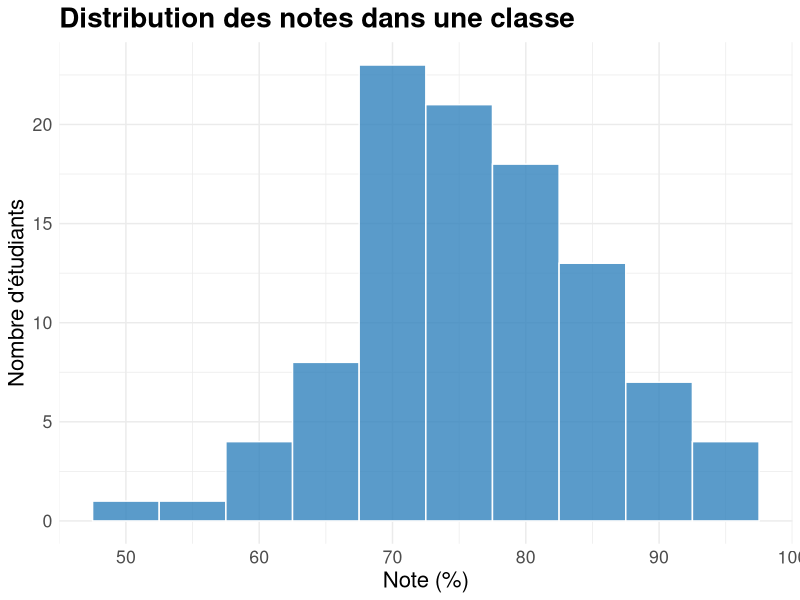
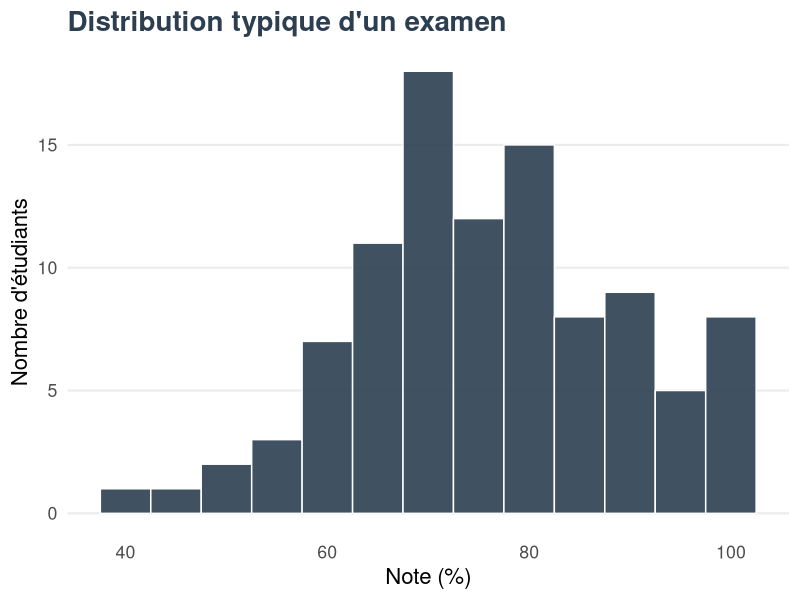
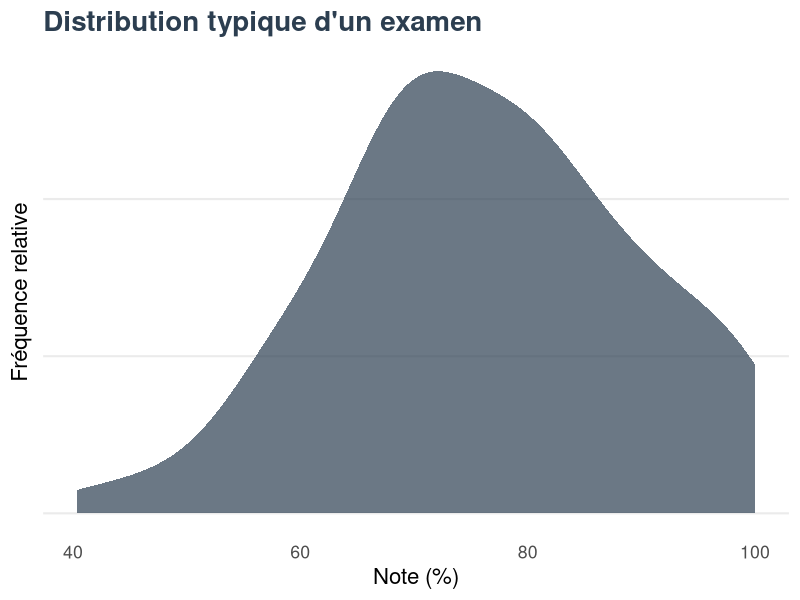
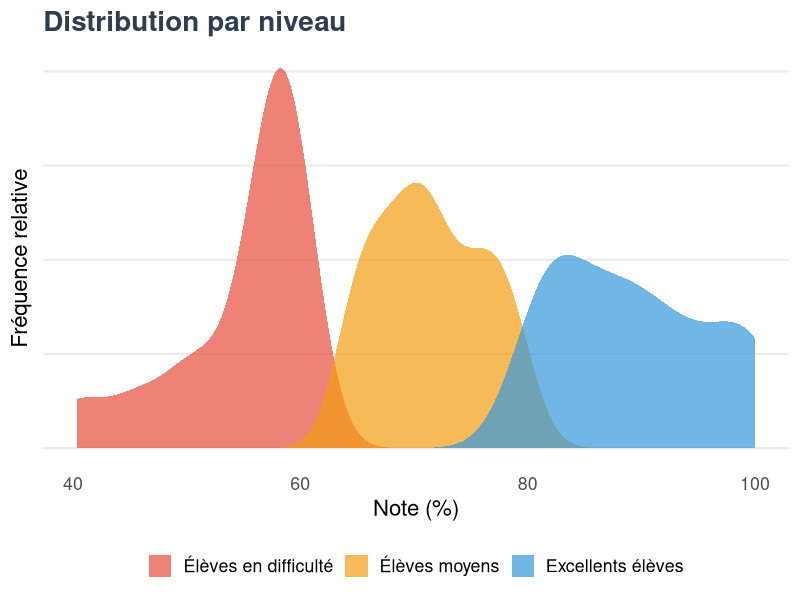
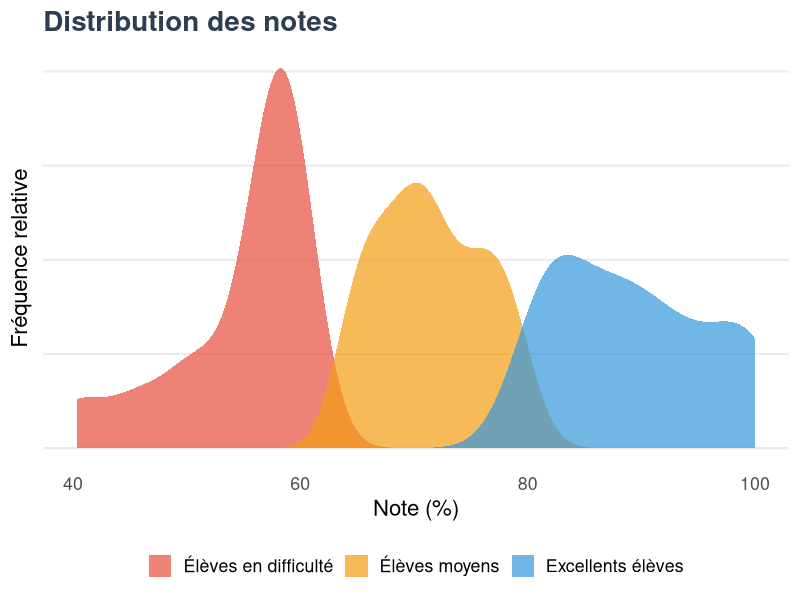
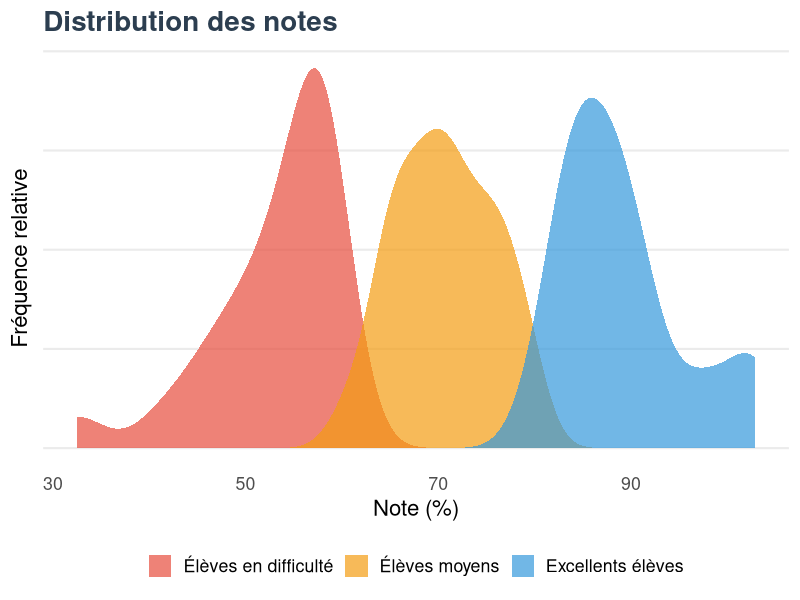
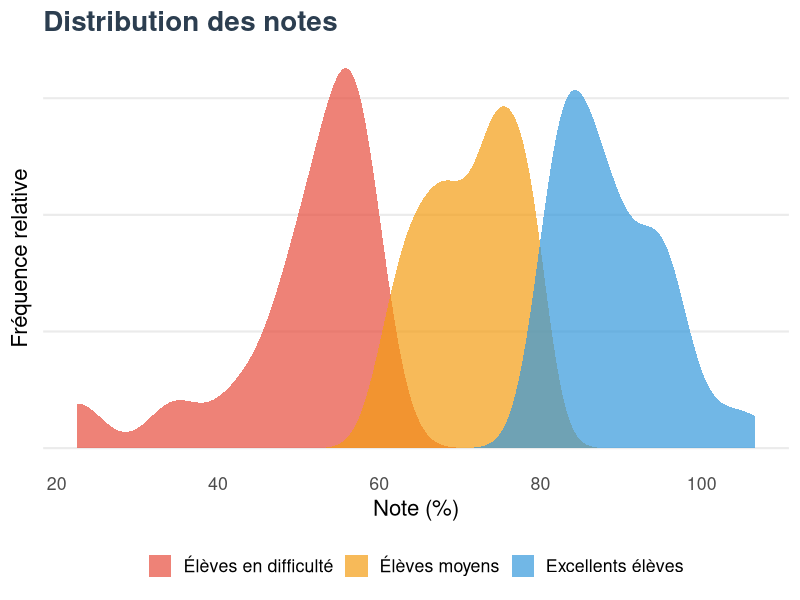
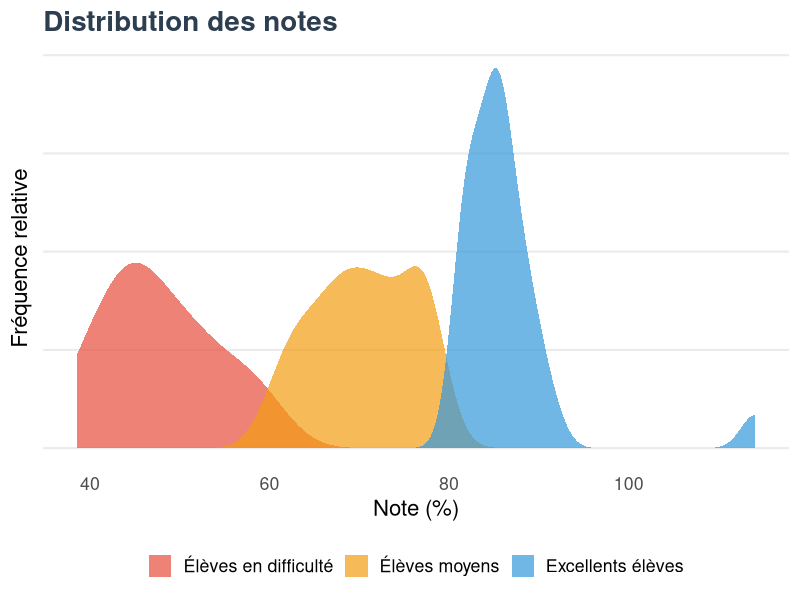

The R source for these figures, in order:
## ---- chunk 1
#| echo: false
#| fig-align: center
library(ggplot2)

# Simuler des notes d'examen
set.seed(123)
notes <- data.frame(
  Note = rnorm(100, mean = 75, sd = 10)
)

ggplot(notes, aes(x = Note)) +
  geom_histogram(binwidth = 5, fill = "#3182bd", color = "white", alpha = 0.8) +
  labs(
    title = "Distribution des notes dans une classe",
    x = "Note (%)",
    y = "Nombre d'étudiants"
  ) +
  theme_minimal() +
  theme(
    text = element_text(size = 16),
    plot.title = element_text(size = 20, face = "bold")
  )
## ---- chunk 2
#| echo: false
#| fig-align: center
library(ggplot2)

# Simuler les données
set.seed(123)
n_students <- 100
performance <- rnorm(n_students, mean = 75, sd = 15)
# S'assurer que les notes restent entre 0 et 100
performance <- pmax(0, pmin(100, performance))

# Theme commun
custom_theme <- theme_minimal(base_size = 16) +
  theme(
    plot.title = element_text(face = "bold", size = 20, color = "#2c3e50"),
    panel.grid.minor = element_blank(),
    panel.grid.major.x = element_blank(),
    legend.position = "bottom",
    legend.title = element_blank()
  )

# Version avec histogramme
ggplot(data.frame(Score = performance), aes(x = Score)) +
  geom_histogram(binwidth = 5, fill = "#2c3e50", color = "white", alpha = 0.9) +
  scale_y_continuous(breaks = seq(0, 30, 5)) +
  labs(
    x = "Note (%)",
    y = "Nombre d'étudiants",
    title = "Distribution typique d'un examen"
  ) +
  custom_theme
## ---- chunk 3
#| echo: false
#| fig-align: center

# Version avec une seule distribution de densité
ggplot(data.frame(Score = performance), aes(x = Score)) +
  geom_density(fill = "#2c3e50", alpha = 0.7, color = NA) +
  scale_y_continuous(labels = NULL) + # Cacher les chiffres confus
  labs(
    x = "Note (%)",
    y = "Fréquence relative",
    title = "Distribution typique d'un examen"
  ) +
  custom_theme +
  theme(axis.ticks.y = element_blank())
## ---- chunk 4
#| echo: false
#| fig-align: center

# Créer les groupes
data <- data.frame(
  Score = performance,
  Groupe = cut(performance, 
              breaks = c(-Inf, 60, 80, Inf),
              labels = c("Élèves en difficulté", "Élèves moyens", "Excellents élèves"),
              include.lowest = TRUE)
)

# Couleurs plus modernes
# Rouge (Difficulté), Jaune/Or (Moyen), Bleu (Excellent)
colors <- c("#e74c3c", "#f39c12", "#3498db")

ggplot(data, aes(x = Score, fill = Groupe)) +
  geom_density(alpha = 0.7, color = NA) +
  scale_fill_manual(values = colors) +
  scale_y_continuous(labels = NULL) +
  labs(
    x = "Note (%)",
    y = "Fréquence relative",
    title = "Distribution par niveau"
  ) +
  custom_theme +
  theme(axis.ticks.y = element_blank())
## ---- chunk 5
#| echo: false
#| fig-align: center

# Theme commun (copié pour assurer la cohérence)
custom_theme <- theme_minimal(base_size = 16) +
  theme(
    plot.title = element_text(face = "bold", size = 20, color = "#2c3e50"),
    panel.grid.minor = element_blank(),
    panel.grid.major.x = element_blank(),
    legend.position = "bottom",
    legend.title = element_blank(),
    axis.text.y = element_blank(),
    axis.ticks.y = element_blank()
  )
colors <- c("#e74c3c", "#f39c12", "#3498db")

# Même distribution pour une bonne question
ggplot(data, aes(x = Score, fill = Groupe)) +
  geom_density(alpha = 0.7, color = NA) +
  scale_fill_manual(values = colors) +
  labs(
    x = "Note (%)",
    y = "Fréquence relative",
    title = "Distribution des notes"
  ) +
  custom_theme
## ---- chunk 6
#| echo: false
#| fig-align: center
# Légère variation mais même pattern
set.seed(124)
performance2 <- rnorm(n_students, mean = 72, sd = 16)
data2 <- data.frame(
  Score = performance2,
  Groupe = cut(performance2, 
              breaks = c(-Inf, 60, 80, Inf),
              labels = c("Élèves en difficulté", "Élèves moyens", "Excellents élèves"),
              include.lowest = TRUE)
)

ggplot(data2, aes(x = Score, fill = Groupe)) +
  geom_density(alpha = 0.7, color = NA) +
  scale_fill_manual(values = colors) +
  labs(
    x = "Note (%)",
    y = "Fréquence relative",
    title = "Distribution des notes"
  ) +
  custom_theme
## ---- chunk 7
#| echo: false
#| fig-align: center
# Nouvelle distribution mais même pattern
set.seed(125)
performance3 <- rnorm(n_students, mean = 73, sd = 14)
data3 <- data.frame(
  Score = performance3,
  Groupe = cut(performance3, 
              breaks = c(-Inf, 60, 80, Inf),
              labels = c("Élèves en difficulté", "Élèves moyens", "Excellents élèves"),
              include.lowest = TRUE)
)

ggplot(data3, aes(x = Score, fill = Groupe)) +
  geom_density(alpha = 0.7, color = NA) +
  scale_fill_manual(values = colors) +
  labs(
    x = "Note (%)",
    y = "Fréquence relative",
    title = "Distribution des notes"
  ) +
  custom_theme
## ---- chunk 8
#| echo: false
#| fig-align: center
# Autre variation avec le même pattern
set.seed(126)
performance4 <- rnorm(n_students, mean = 71, sd = 15)
data4 <- data.frame(
  Score = performance4,
  Groupe = cut(performance4, 
              breaks = c(-Inf, 60, 80, Inf),
              labels = c("Élèves en difficulté", "Élèves moyens", "Excellents élèves"),
              include.lowest = TRUE)
)

ggplot(data4, aes(x = Score, fill = Groupe)) +
  geom_density(alpha = 0.7, color = NA) +
  scale_fill_manual(values = colors) +
  labs(
    x = "Note (%)",
    y = "Fréquence relative",
    title = "Distribution des notes"
  ) +
  custom_theme
## ---- chunk 9
#| echo: false
#| fig-align: center

# Distribution inversée pour la question problématique
performance_reversed <- 100 - performance + rnorm(n_students, mean = 0, sd = 5)
data_prob <- data.frame(
  Score = performance_reversed,
  Groupe = cut(performance, 
              breaks = c(-Inf, 60, 80, Inf),
              labels = c("Élèves en difficulté", "Élèves moyens", "Excellents élèves"),
              include.lowest = TRUE)
)

ggplot(data_prob, aes(x = Score, fill = Groupe)) +
  geom_density(alpha = 0.7, color = NA) +
  scale_fill_manual(values = colors) +
  labs(
    x = "Note (%)",
    y = "Fréquence relative",
    title = "Distribution inversée !"
  ) +
  custom_theme +
  annotate("text", x = 20, y = 0.02, 
           label = "Les meilleurs élèves\néchouent ?!", 
           color = "#e74c3c", size = 6, fontface = "bold")
## ---- chunk 10
#| echo: false
#| fig-align: center
#| fig-width: 15
#| fig-height: 4.5

# Simuler les données pour toutes les questions
set.seed(123)
n_students <- 100

# Créer les scores pour les 4 bonnes questions
q1 <- rnorm(n_students, mean = 75, sd = 15)  # Causes de la guerre
q2 <- rnorm(n_students, mean = 72, sd = 16)  # Barbarossa
q3 <- rnorm(n_students, mean = 73, sd = 14)  # Impact économique
q4 <- rnorm(n_students, mean = 71, sd = 15)  # Yalta
# Question problématique (inverse de q1)
q5 <- 100 - q1 + rnorm(n_students, mean = 0, sd = 5)

data <- data.frame(
  Question = rep(c("Causes", "Barbarossa", "Économie", "Yalta", "Cigares"), each = n_students),
  Score = c(q1, q2, q3, q4, q5),
  Type = rep(c("Bonne question", "Bonne question", "Bonne question", "Bonne question", "Question suspecte"), 
            each = n_students)
)

# Theme
custom_theme <- theme_minimal(base_size = 16) +
  theme(
    plot.title = element_text(face = "bold", size = 20, color = "#2c3e50"),
    panel.grid.minor = element_blank(),
    panel.grid.major.x = element_blank(),
    legend.position = "bottom",
    legend.title = element_blank(),
    axis.text.y = element_blank(),
    axis.ticks.y = element_blank(),
    strip.text = element_text(size = 14, face = "bold", color = "#2c3e50")
  )

ggplot(data, aes(x = Score, fill = Type)) +
  geom_density(alpha = 0.7, color = NA) +
  facet_wrap(~Question, nrow = 1) +
  scale_fill_manual(values = c("#3498db", "#e74c3c")) + # Bleu (Bon), Rouge (Mauvais)
  labs(
    title = "Distribution des notes pour chaque question",
    x = "Note (%)",
    y = "Fréquence relative"
  ) +
  custom_theme
## ---- chunk 11
#| echo: false
#| warning: false
#| message: false
library(ggplot2)
library(dplyr)

# Create example data for height prediction
set.seed(123)
n <- 50
father_height <- rnorm(n, 175, 7)
# Using slope of 0.5 to demonstrate regression to mean
son_height <- 0.5 * father_height + rnorm(n, 85, 5)
height_data <- data.frame(father = father_height, son = son_height)

# Add reference line data
ref_data <- data.frame(
  x = c(min(father_height), max(father_height)),
  y = c(min(father_height), max(father_height))
)

ggplot(height_data, aes(x = father, y = son)) +
  # Add reference line first (what Galton expected)
  geom_line(data = ref_data, aes(x = x, y = y), 
            color = "gray", linetype = "dashed", size = 1) +
  geom_point(alpha = 0.6, color = "#1f77b4") +
  geom_smooth(method = "lm", color = "#d62728", se = FALSE) +
  labs(
    title = "La découverte de Galton",
    subtitle = "Ligne pointillée: ce qu'il attendait (pente = 1)\nLigne rouge: ce qu'il a observé (pente < 1)",
    x = "Taille du père (cm)",
    y = "Taille du fils (cm)"
  ) +
  theme_minimal() +
  theme(
    text = element_text(size = 12),
    plot.title = element_text(size = 16, face = "bold"),
    plot.subtitle = element_text(size = 12)
  ) +
  annotate("text", x = 185, y = 165, 
           label = "Régression\nvers la moyenne", 
           color = "#d62728", 
           size = 4)
## ---- chunk 12
#| echo: false
#| warning: false
#| message: false

# Create example data for intuitive understanding
set.seed(456)
x <- seq(1, 10, length.out = 30)
y <- 2 * x + rnorm(30, 0, 1.5)
intuitive_data <- data.frame(x = x, y = y)

ggplot(intuitive_data, aes(x = x, y = y)) +
  geom_point(color = "#1f77b4", size = 3) +
  labs(
    title = "La régression trouve la meilleure ligne",
    subtitle = "Elle minimise la distance entre les points et la ligne",
    x = "Variable X",
    y = "Variable Y"
  ) +
  theme_minimal() +
  theme(
    text = element_text(size = 12),
    plot.title = element_text(size = 16, face = "bold"),
    plot.subtitle = element_text(size = 12)
  )
## ---- chunk 13
#| echo: false
#| warning: false
#| message: false

ggplot(intuitive_data, aes(x = x, y = y)) +
  geom_smooth(method = "lm", color = "#d62728", se = FALSE) +
  geom_point(color = "#1f77b4", size = 3) +
  geom_segment(
    aes(xend = x, yend = predict(lm(y ~ x))),
    color = "darkgray",
    linetype = "dashed"
  ) +
  labs(
    title = "La régression trouve la meilleure ligne",
    subtitle = "Elle minimise la distance entre les points et la ligne",
    x = "Variable X",
    y = "Variable Y"
  ) +
  theme_minimal() +
  theme(
    text = element_text(size = 12),
    plot.title = element_text(size = 16, face = "bold"),
    plot.subtitle = element_text(size = 12)
  )
## ---- chunk 14
#| echo: false
#| warning: false
#| message: false

# Create example data for intuitive understanding
set.seed(456)
x <- seq(1, 10, length.out = 30)
y <- 2 * x + rnorm(30, 0, 1.5)
intuitive_data <- data.frame(x = x, y = y)

ggplot(intuitive_data, aes(x = x, y = y)) +
  geom_point(color = "#1f77b4", size = 3) +
  geom_smooth(method = "lm", color = "#d62728", se = TRUE) +
  labs(
    title = "La régression trouve la meilleure ligne",
    subtitle = "Elle minimise la distance entre les points et la ligne",
    x = "Variable X",
    y = "Variable Y"
  ) +
  theme_minimal() +
  theme(
    text = element_text(size = 12),
    plot.title = element_text(size = 16, face = "bold"),
    plot.subtitle = element_text(size = 12)
  )
